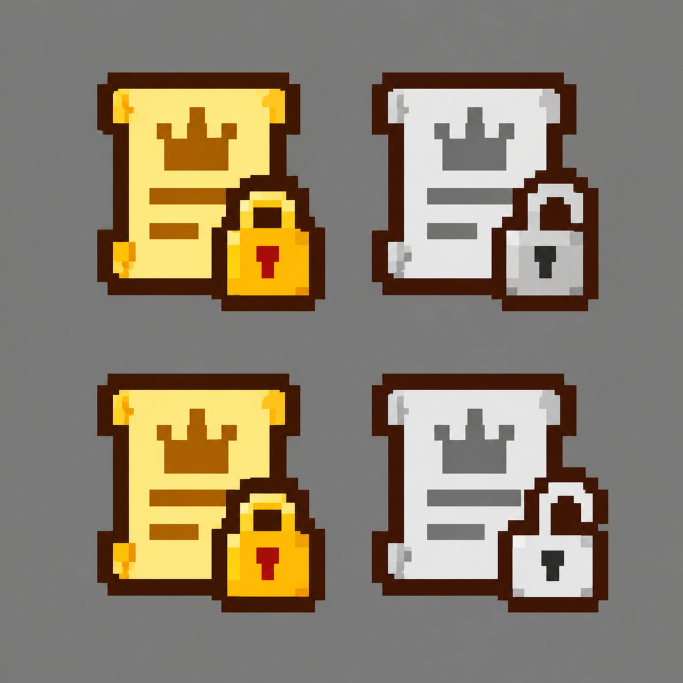
#> input picture .art/charter/draft_charter.png, 2048 x 2048 px, given in place of diplomacy_source.png, which was not available (shown at 1/3 size)
$ python build.py
#> lines starting #> are read from the running program, lines starting #| are printed output that depends on the picture
"""封面 preview.png（创意工坊封面、模组列表图标、README 头图）：GPT 出的 1254x1254 原图
→ 抹掉外圈的蓝色像素圆角框 → 四边各裁 30 → 512x512 → 量化成 256 色压缩。
原图只留本地（.art 下的图片不入库）。用法：python .art/covers/build.py，两张封面一起重做"""
import numpy as np
from PIL import Image, ImageFilter

COVERS = [
    (".art/covers/diplomacy_source.png", "preview.png"),
    (".art/covers/performance_source.png", "packages/performance-overhaul/preview.png"),
]


def build(pSrc, pDst):
#> called with pSrc = '.art/covers/diplomacy_source.png', pDst = 'preview.png'
    src = Image.open(pSrc).convert("RGB")
#> src is the input picture: PIL image 2048x2048 RGB; mean R, G, B 138.7, 127.1, 109.1
    a = np.array(src).astype(int)
    H, W, _ = a.shape
#> H = 2048; W = 2048
    r, b = a[..., 0], a[..., 2]
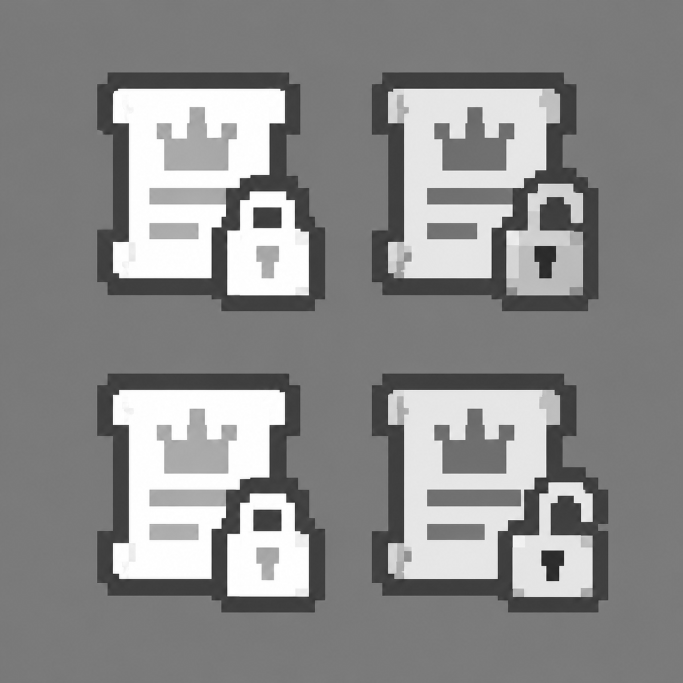
#> r: shape (2048, 2048) int64 (shown at 1/3 size); min 0, max 255, mean 138.7
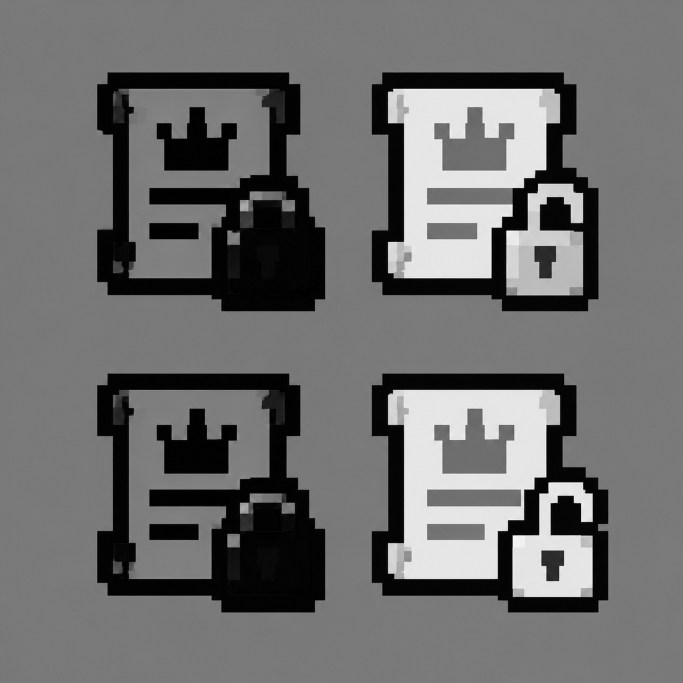
#> b: shape (2048, 2048) int64 (shown at 1/3 size); min 0, max 255, mean 109.1

    # 边框是一圈 (80,130,190) 上下的蓝，四角是台阶状的圆弧，往里伸进约 60 像素。
    # 只在靠边的带子和四个角里找，避开中间画面里的蓝（海、旗帜）
    yy, xx = np.mgrid[0:H, 0:W]
    dx, dy = np.minimum(xx, W - 1 - xx), np.minimum(yy, H - 1 - yy)
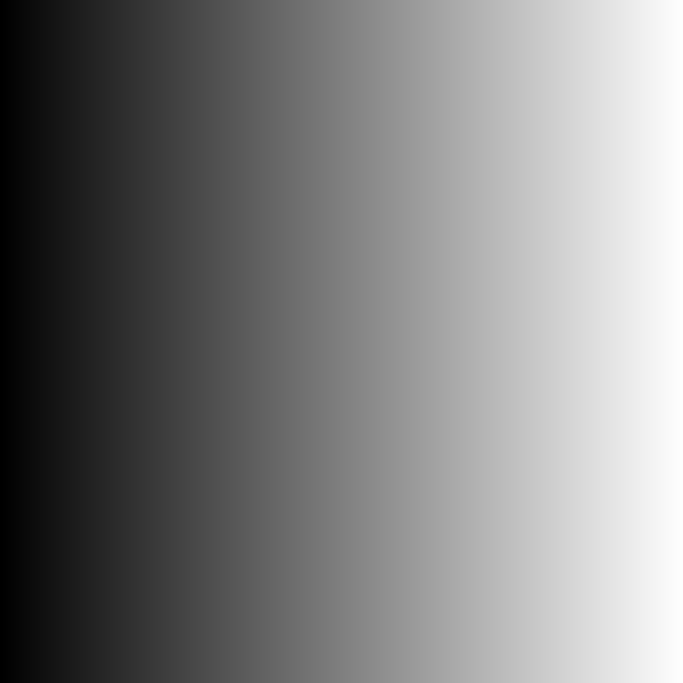
#> xx: shape (2048, 2048) int64 (shown at 1/3 size); min 0, max 2047, mean 1023.5; drawn with min black and max white
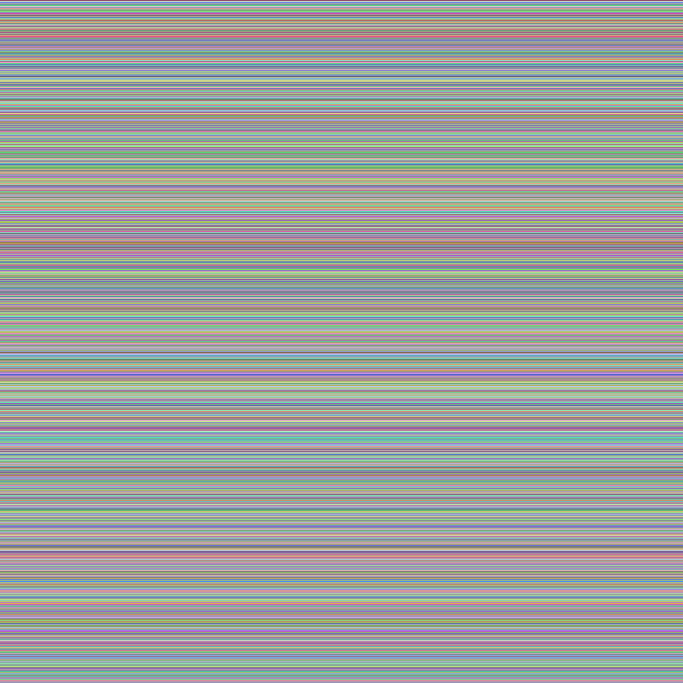
#> yy: shape (2048, 2048) int64 (shown at 1/3 size); 2048 distinct labels, from 0 to 2047; one colour per label, 0 black
    frame = (b - r > 40) & (b > 70) & (r < 120) & ((np.minimum(dx, dy) < 40) | ((dx < 170) & (dy < 170)))
#> frame: shape (2048, 2048) bool; every value is 0
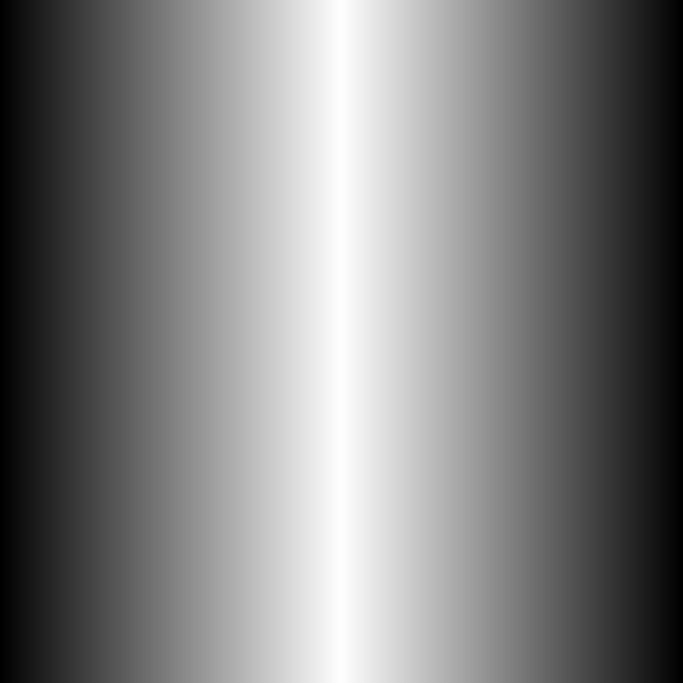
#> dx: shape (2048, 2048) int64 (shown at 1/3 size); min 0, max 1023, mean 511.5; drawn with min black and max white
    mask = Image.fromarray((frame * 255).astype(np.uint8)).filter(ImageFilter.MaxFilter(7))  # 连同边缘的过渡色

    # 底色几乎是平的，只有很轻的暗角：框的位置填上去掉框以后模糊出来的底色
    bg_color = np.median(a[60:120, 60:120].reshape(-1, 3), axis=0)
#> bg_color = [122, 121, 121]
    bg = a.copy()
    bg[np.array(mask) > 0] = bg_color
    out = Image.composite(Image.fromarray(bg.astype(np.uint8)).filter(ImageFilter.GaussianBlur(12)), src, mask)

    m = 30
    out = out.crop((m, m, W - m, H - m)).resize((512, 512), Image.LANCZOS)
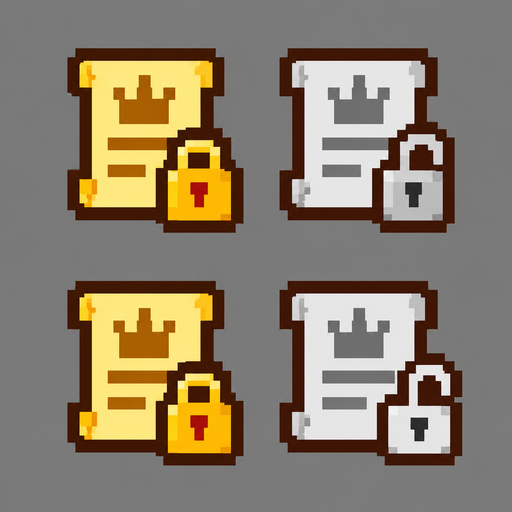
#> out: PIL image 512x512 RGB; mean R, G, B 139.6, 127.4, 108.4
    out = out.quantize(colors=256, method=Image.Quantize.MEDIANCUT, dither=Image.Dither.NONE)
#> out: PIL image 512x512 P
    out.save(pDst, optimize=True)

    # 四条边上不应该留下框的蓝
    edge = np.array(out.convert("RGB")).astype(int)
    strips = np.concatenate([edge[:4].reshape(-1, 3), edge[-4:].reshape(-1, 3), edge[:, :4].reshape(-1, 3), edge[:, -4:].reshape(-1, 3)])
    print(pDst, "边上最亮", strips.max(0).tolist())
#| preview.png 边上最亮 [125, 124, 124]


for src, dst in COVERS:
    build(src, dst)
#> pass 2 of the loop `for src, dst in COVERS:`:
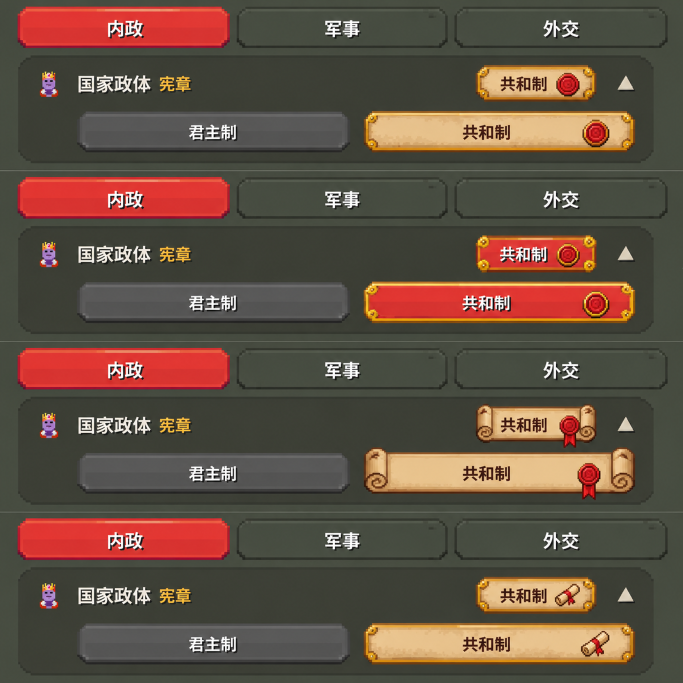
#> input picture .art/charter/draft_ui.png, 2048 x 2048 px, given in place of performance_source.png, which was not available (shown at 1/3 size)
#> in build, src is the input picture: PIL image 2048x2048 RGB; mean R, G, B 98.3, 80.1, 66.2
#> in build (call 2), `r, b = a[..., 0], a[..., 2]`:
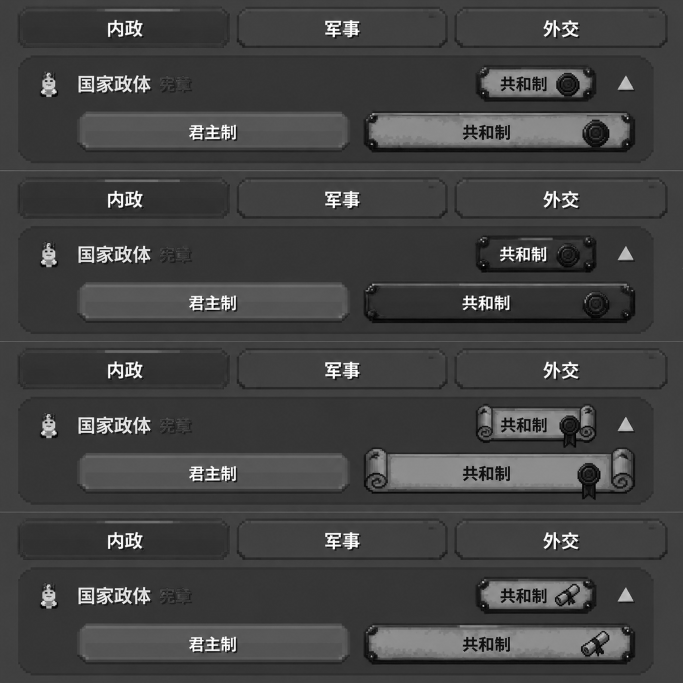
#> b: shape (2048, 2048) int64 (shown at 1/3 size); min 0, max 255, mean 66.2
#> bg_color = [217, 53, 49]
#> in build (call 2), `out = out.crop((m, m, W - m, H - m)).resize((512, 512), Image.LANCZOS)`:
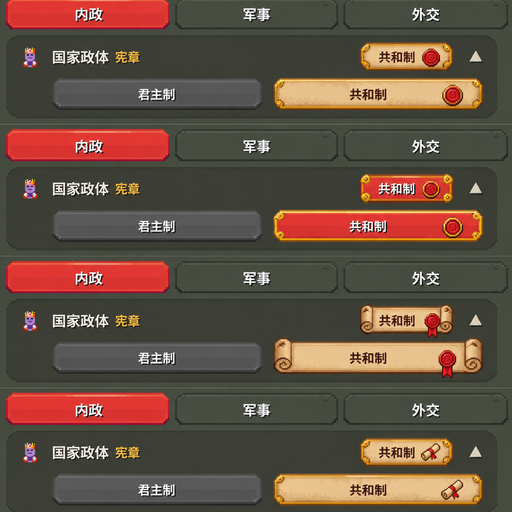
#> out: PIL image 512x512 RGB; mean R, G, B 99.8, 80.5, 66.4
#| packages/performance-overhaul/preview.png 边上最亮 [229, 165, 100]
